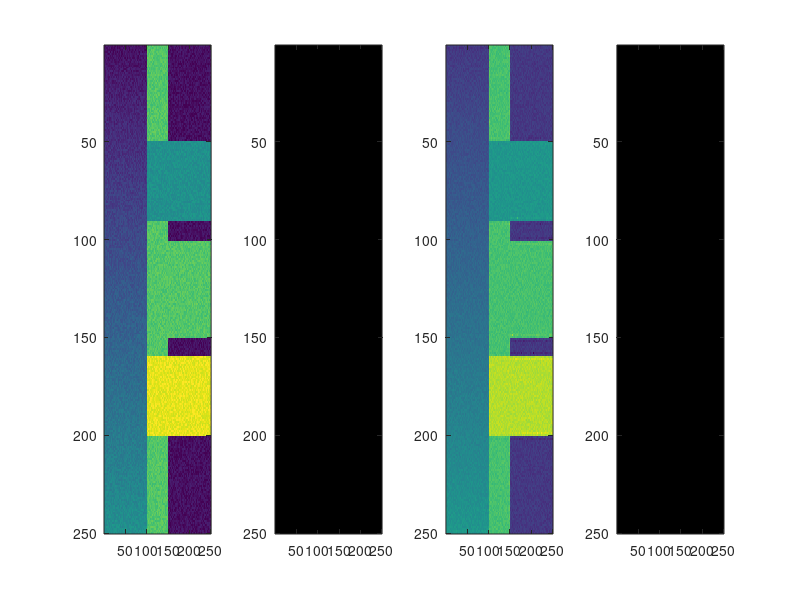
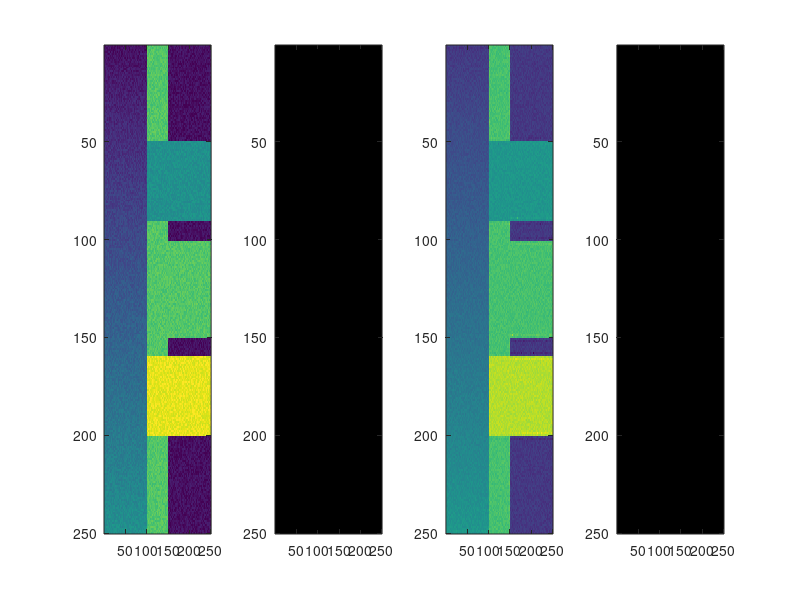

These figures' MATLAB source, in order: (Note: this script raises an error after producing the figures.)
%% Higher Order PDEs denoising 
clear; close all; clc; 
u = zeros(250,250);
u(:,100:150) = 15; 
u(50:90,:) = 10;
u(101:150,:) = 15; 
u(160:200,:) = 20; 

for i = 1:250
    for j = 1:100
        u(i,j) = 2*i/50; 
    end
end 
n = rand(size(u)); 
u = u + n.*2; 
u = double(u); 
u0 = u;
v = u;
%parameters
lam1 = 10e-1; 
lam2 = 1e-1; 
eps = 1e-4; 
t =1e-1; 
sigma = std(std(u0)); 
theta = 1/2.*ones(size(u)); 
c = 1/25; 

% imagesc(u);figure(); 
for i = 1:100
    %% E1 
    ui1j= circshift(u,[0 -1]); %   i+1, j 
    uij1= circshift(u,[-1 0]); %       i, j+1 
    ui1j1=circshift(u,[-1 -1]); %  i+1, j+1

    ui_j_ = circshift(u,[1 1]);% i-1, j-1
    ui_j = circshift(u,[0 1]);%     i-1, j
    uij_ = circshift(u,[1 0]); %    i    , j-1

    dx  = ui1j - u;
    dx_= -ui_j + u;

    dy  = uij1-u; 
    dy_ =-uij_+u;

 % abs value terms
    m_dx = (sign(dy)+sign(dy_))./2.*min((dy.^2).^(1/2),(dy_.^2).^(1/2)); 
    abs_dx = (dx.^2+m_dx.^2+eps).^(1/2); 
    m_dy = (sign(dx)+sign(dx_))./2.*min((dx.^2).^(1/2),(dx_.^2).^(1/2));
    abs_dy =  (dy.^2+m_dy.^2+eps).^(1/2);
    
    ddx_ = (-circshift(dx./abs_dx,[0,1])+dx./abs_dx); %i-1, j
    ddy_ = (-circshift(dy./abs_dy,[1,0])+dy./abs_dy); %i, j-1 

%     l1 = findL1(u, u0,eps);
%     lam1 = -1/(sigma^2)*l1
%     lam1 = 1e-1; 
    s = (abs_dx.*abs_dy).^(1/2); 
%     s = 1; 
    div =  ddx_+ddy_; 
    e = s.*(div -2*lam1.*(u-u0));
    unew =u + t.*e; %lambda should be updated
    unew = real(unew); 
    
    
    %% E2, rename the shifted values, these are the derivatives of v. 
    ui1j= circshift(v,[0 -1]); %   i+1, j 
    uij1= circshift(v,[-1 0]); %       i, j+1 
    ui1j1=circshift(v,[-1 -1]); %  i+1, j+1
    ui_j_ = circshift(v,[1 1]);% i-1, j-1
    ui_j = circshift(v,[0 1]);%     i-1, j
    uij_ = circshift(v,[1 0]); %    i    , j-1
    ui2j = circshift(v,[0 -2]); % i+2,  j
    ui2_j = circshift(v,[0 2]); % i-2, j 
    uij2 = circshift(v,[-2 0]); % i,  j+2
    uij2_ = circshift(v,[2,0]); % i, j-2 
    ui1j_ = circshift(v,[1,-1]); % i+1,j-1
    ui_j1 = circshift(v,[-1 1]); %i-1, j+1

    dxx = ui_j -2.*v+ui1j; 
    dxy = v+ui1j1-uij1-ui1j; 
    dyx = v+ui_j_-ui_j-uij_; 
    dyy = -2.*v+uij_+uij1; 
    abs_d2= (dxx.^2+dxy.^2+dyx.^2+dyy.^2+eps).^(1/2);
   
    dxxdxx = 6.*v-4.*ui1j-4.*ui_j+ui2_j+ui2j; 
    dyydyy =  6.*v-4.*uij1-4.*uij_+uij2+uij2_; 
    dxy_dyx = -ui_j+2.*uij1-ui1j_ ...
                    +2.*ui_j-4.*v+2.*ui1j ...
                    -ui_j +2.*uij_ -ui1j1; 
    dyx_dxy = dxy_dyx; 
    e =  (dxxdxx./abs_d2+dyx_dxy./abs_d2+dxy_dyx./abs_d2+dyydyy./abs_d2)-lam2.*(v-u0); 
    vnew = v -t.*e;  
    vnew = real(vnew); 
    
    w1 = theta.*unew;
    w2 = (1-theta).*vnew; 
    w = w1+w2;
    [gwx,gwy] = gradient(w);
    absw = (gwx.^2+gwy.^2).^(1/2);  
    theta = 1/2.*cos((2.*pi.*absw)./c)+1/2; 
    theta(gradient(w) >=c) =1;
    
%     u = theta.*unew+(1-theta).*vnew;
%     v = u; 
    u = unew; 
    v = v;
subplot(1,4,1);
imagesc(u0);
subplot(1,4,2);
imagesc(unew);
subplot(1,4,3);
imagesc(vnew); 
subplot(1,4,4)
imagesc(u); 
end 
figure(); 
subplot(1,4,1);
imagesc(u0);
subplot(1,4,2);
imagesc(unew);
subplot(1,4,3);
imagesc(vnew); 
subplot(1,4,4)
imagesc(u);

%% Youne's method
figure('name','Youne'); 
imagesc(youne()); 

%% TVDual code 
u = zeros(250,250);
u(:,100:150) = 15; 
u(50:90,:) = 10;
u(101:150,:) = 15; 
u(160:200,:) = 20; 

for i = 1:250
    for j = 1:100
        u(i,j) = 2*i/50; 
    end
end 
n = rand(size(u)); 
u = u + n.*2; 
u = double(u); 
u0 = u;
v = u;
[tvim,p,d] = TVDual(u, sigma, 1000,1e-3); 
figure('name','TVDual'); 
subplot(1,2,1);
imagesc(u); 
subplot(1,2,2);
imagesc(tvim); 
